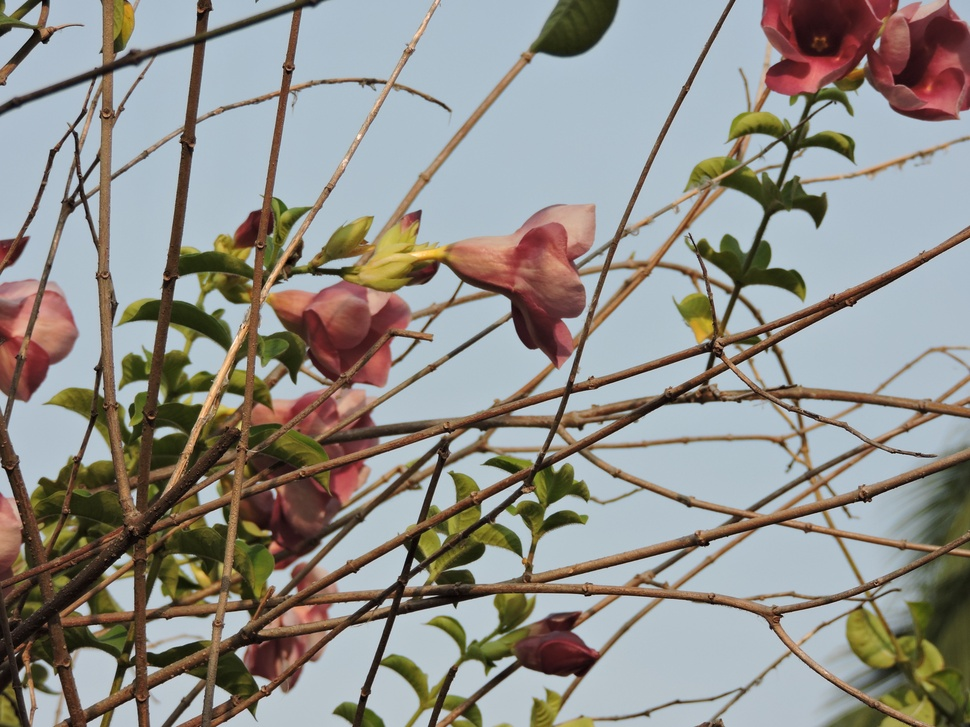
#> input picture A) Image Processing/z) Image Processing/CODES/abc.JPG, 970 x 727 px, shrunk from 4608 x 3456 before the run, found by its file name
$ python assign2.py
#> lines starting #> are read from the running program, lines starting #| are printed output that depends on the picture
import cv2
import numpy as np
img=cv2.imread("abc.jpg")
#> img is the input picture: shape (727, 970, 3); mean B, G, R 135.9, 141.5, 144
h=len(img)
#> h = 727
w=len(img[0])
#> w = 970
c=len(img[0][0])
#> c = 3
greyimage=np.zeros([h,w,c])
for i in range(0,h):
    for j in range(0,w):
        t = (int(img[i][j][0])) + (int(img[i][j][1])) + (int(img[i][j][2]))
        greyimage[i][j]=t/3
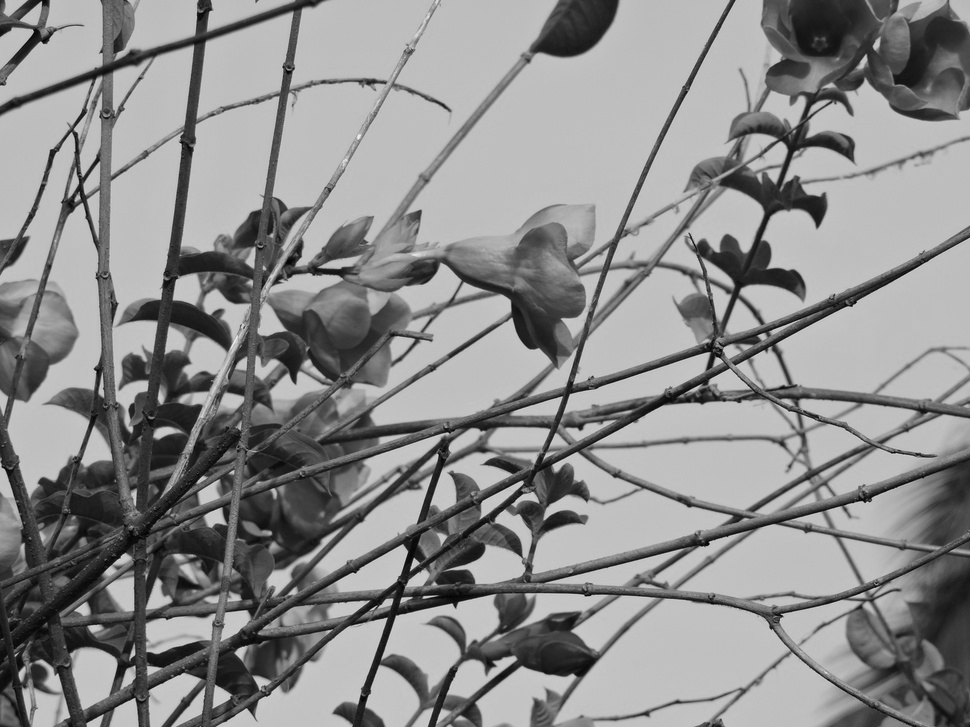
#> greyimage: shape (727, 970, 3) float64; min 1.67, max 239, mean 140.5
cv2.imwrite("greyimg.jpg", greyimage)
